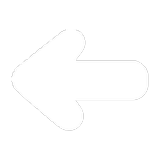
#> input picture cozy-paper/kit/assets/arrow-left.png, 160 x 160 px
$ python normalize_icons.py ../cozy-paper/kit/assets
#> lines starting #> are read from the running program, lines starting #| are printed output that depends on the picture
"""
Put every icon on the same square canvas at the same optical size.

Two icons look wrong side by side when each is merely cropped to its own outline: a wide arrow ends up as wide
as a square chest, and a thin key looks small next to a fat heart. This scales each glyph by how much ink it
actually has (area), not by its bounding box, then clamps so nothing overflows, and centres it on one canvas.
After this every icon file is the same pixel size and needs no per-icon offset.

  python3 tools/normalize_icons.py <folder> [--size 160] [--ink 0.34] [--box 0.86]
"""
import argparse, pathlib
import numpy as np
from PIL import Image

ap = argparse.ArgumentParser()
ap.add_argument('folder'); ap.add_argument('--size', type=int, default=160)
ap.add_argument('--ink', type=float, default=.34, help='target share of the canvas the glyph should cover')
ap.add_argument('--box', type=float, default=.86, help='the glyph may never be wider/taller than this share')
a = ap.parse_args()

S = a.size
for p in sorted(pathlib.Path(a.folder).glob('*.png')):
    im = Image.open(p).convert('RGBA')
#> im is the input picture: PIL image 160x160 RGBA; mean R, G, B, A 73.8, 73.8, 73.8, 72.9
    box = im.split()[-1].point(lambda v: 255 if v > 8 else 0).getbbox()
#> box = (11, 29, 149, 131)
    if not box:
        print(f'{p.stem:14} empty, skipped'); continue
    im = im.crop(box)
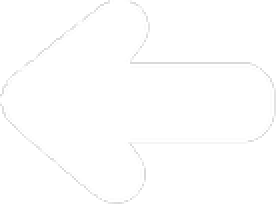
#> im: PIL image 138x102 RGBA (shown 2 times larger); mean R, G, B, A 134.2, 134.2, 134.2, 132.6; transparent parts drawn white
    alpha = np.asarray(im.getchannel('A'), dtype=np.float32) / 255.0
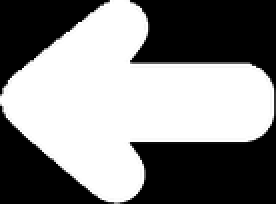
#> alpha: shape (102, 138) float32 (shown 2 times larger); min 0, max 1, mean 0.52
    ink = float(alpha.sum())                                   # how much the glyph actually paints
#> ink = 7320
    by_ink = (a.ink * S * S / max(ink, 1)) ** .5               # scale so ink ≈ the target share of the canvas
#> by_ink = 1.09
    by_box = a.box * S / max(im.width, im.height)              # … but never let it outgrow the canvas
#> by_box = 0.997
    k = min(by_ink, by_box)
#> k = 0.997
    w, h = max(1, round(im.width * k)), max(1, round(im.height * k))
#> w = 138; h = 102
    glyph = im.resize((w, h), Image.LANCZOS)
    canvas = Image.new('RGBA', (S, S), (0, 0, 0, 0))
#> canvas: PIL image 160x160 RGBA; every value is 0
    canvas.paste(glyph, ((S - w) // 2, (S - h) // 2), glyph)
    canvas.save(p, optimize=True)
    print(f'{p.stem:14} {w}x{h} on {S}x{S}   {"box-capped" if by_box < by_ink else "ink-matched"}')
#| arrow-left     138x102 on 160x160   box-capped
#> pass 2 of the loop `for p in sorted(pathlib.Path(a.folder).glob('*.png')):`:
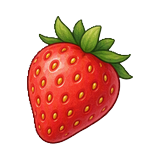
#> input picture cozy-paper/kit/assets/strawberry.png, 160 x 160 px
#> im is the input picture: PIL image 160x160 RGBA; mean R, G, B, A 63.3, 23.1, 13.3, 84.5
#> box = (27, 16, 133, 144)
#> im: PIL image 106x128 RGBA
#> `alpha = np.asarray(im.getchannel('A'), dtype=np.float32) / 255.0`:
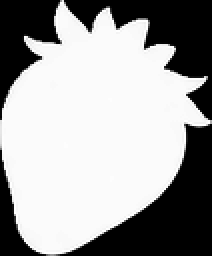
#> alpha: shape (128, 106) float32 (shown 2 times larger); min 0, max 1, mean 0.625
#> ink = 8479.7
#> by_ink = 1.01
#> w = 107; h = 130
#> `canvas.paste(glyph, ((S - w) // 2, (S - h) // 2), glyph)`:
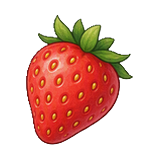
#> canvas: PIL image 160x160 RGBA; mean R, G, B, A 63.2, 22.9, 13.3, 84.3; transparent parts drawn white
#| strawberry     107x130 on 160x160   ink-matched
